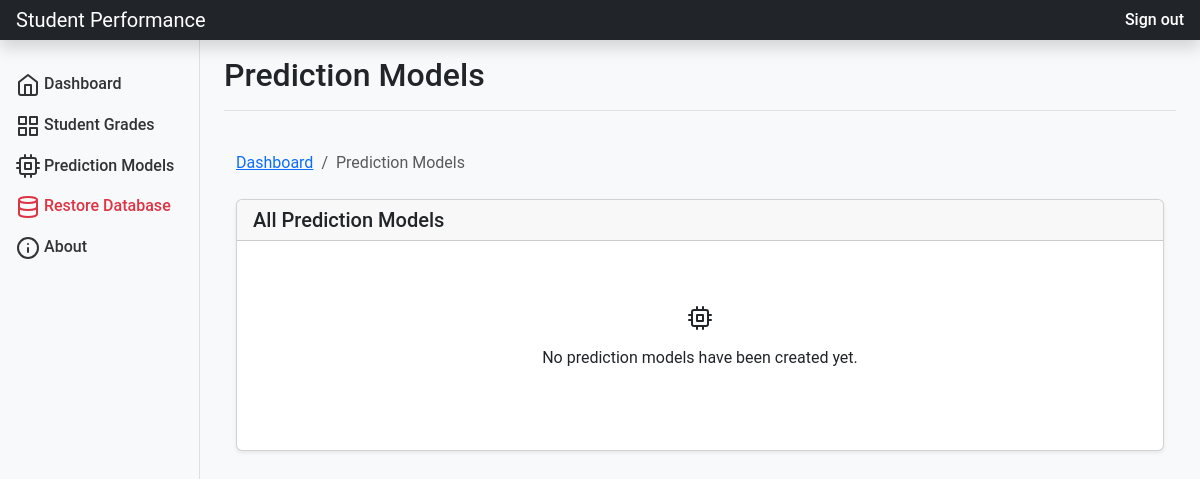
The page /prediction/models/ (signed in) on the database as committed earlier.
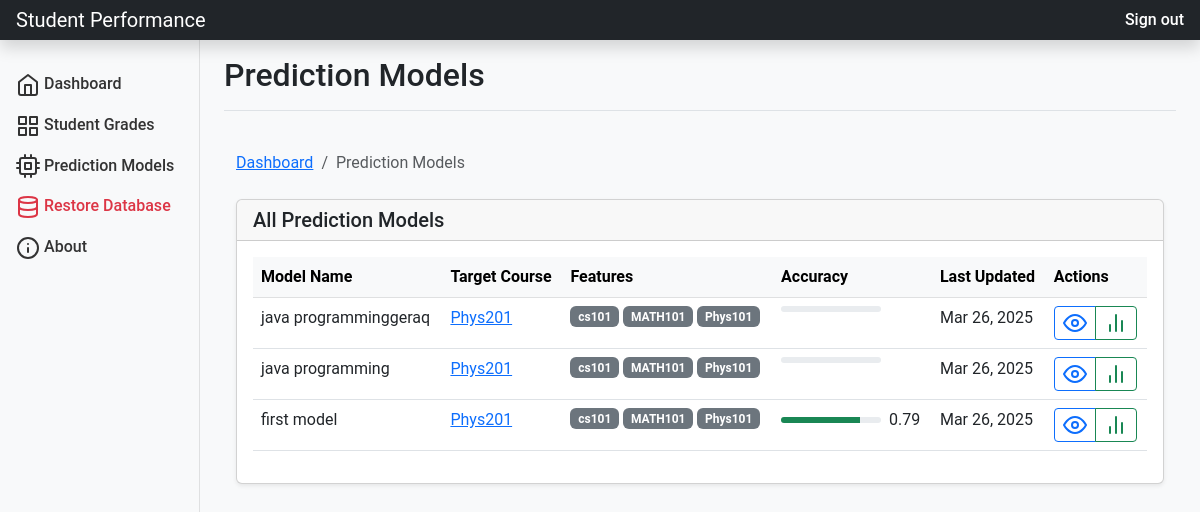
The same page on the database as committed later.
### performance_app/prediction_models.py (models this page shows, shortened)
class EnhancedPredictionModel(models.Model):
    name = models.CharField(max_length=255)
    description = models.TextField(blank=True)
    created_at = models.DateTimeField(auto_now_add=True)
    updated_at = models.DateTimeField(auto_now=True)
    creator = models.ForeignKey(User, on_delete=models.CASCADE)
    target_course = models.ForeignKey(Course, on_delete=models.CASCADE, related_name='target_for_models')
    algorithm = models.CharField(max_length=50, default='GradientBoosting')
    train_test_split = models.FloatField(default=0.2)  # 20% test data by default
    r_squared = models.FloatField(null=True, blank=True)
    rmse = models.FloatField(null=True, blank=True)
    mae = models.FloatField(null=True, blank=True)
    mape = models.FloatField(null=True, blank=True)
    model_file = models.FileField(upload_to='prediction_models/', null=True, blank=True)
    class Meta:
        ordering = ['-created_at']

class ModelFeature(models.Model):
    model = models.ForeignKey(EnhancedPredictionModel, on_delete=models.CASCADE, related_name='features')
    course = models.ForeignKey(Course, on_delete=models.CASCADE)
    importance = models.FloatField(null=True, blank=True)  # Will be populated after training
    class Meta:
        unique_together = ('model', 'course')

### performance_app/models.py (models this page shows, shortened)
class Course(models.Model):
    name = models.CharField(max_length=255)
    code = models.CharField(max_length=20, unique=True)
    level = models.PositiveIntegerField(default=1)

### performance_app/prediction_views.py (the view)
# urls.py: path('prediction/models/', prediction_views.list_models, name='prediction_models'),
@login_required
def list_models(request):
    if not hasattr(request.user, 'teacher'):
        messages.warning(request, 'You need to be a teacher to access this page.')
        return redirect('dashboard')
    models = EnhancedPredictionModel.objects.select_related('target_course').prefetch_related('features__course').all()
    context = {
        'models': models,
    }
    return render(request, 'prediction/models_list.html', context)

### performance_app/templates/prediction/models_list.html (shortened to what this page needs)
{% extends 'base.html' %}
{% load mathfilters %}
{% block page_title %}Prediction Models{% endblock %}
{% block content %}
<div class="container-fluid py-4">
    <nav aria-label="breadcrumb" class="mb-4">
        <ol class="breadcrumb">
            <li class="breadcrumb-item"><a href="{% url 'teacher_dashboard' %}">Dashboard</a></li>
            <li class="breadcrumb-item active">Prediction Models</li>
        </ol>
    </nav>
    <div class="row mb-4">
        <div class="col-12">
            <div class="card shadow-sm">
                <div class="card-header d-flex justify-content-between align-items-center">
                    <h5 class="card-title mb-0">All Prediction Models</h5>
                </div>
                <div class="card-body">
                    {% if models %}
                        <div class="table-responsive">
                            <table class="table table-hover">
                                <thead class="table-light">
                                    <tr>
                                        <th>Model Name</th>
                                        <th>Target Course</th>
                                        <th>Features</th>
                                        <th>Accuracy</th>
                                        <th>Last Updated</th>
                                        <th>Actions</th>
                                    </tr>
                                </thead>
                                <tbody>
                                    {% for model in models %}
                                        <tr>
                                            <td>{{ model.name }}</td>
                                            <td>
                                                <a href="{% url 'course_detail' model.target_course.id %}">
                                                    {{ model.target_course.name }}
                                                </a>
                                            </td>
                                            <td>
                                                <div class="d-flex flex-wrap gap-1">
                                                    {% for feature in model.features.all %}
                                                        <span class="badge bg-secondary">
                                                            {{ feature.course.code }}
                                                        </span>
                                                    {% endfor %}
                                                </div>
                                            </td>
                                            <td>
                                                <div class="d-flex align-items-center">
                                                    {% if model.r_squared < 0.5 %}
                                                        <span class="badge bg-danger">Unusable</span>
                                                    {% else %}
                                                        <div class="progress me-2" style="width: 100px; height: 6px;">
                                                            <div class="progress-bar {% if model.r_squared >= 0.7 %}bg-success{% elif model.r_squared >= 0.5 %}bg-warning{% endif %}"
                                                                role="progressbar"
                                                                style="width: {% widthratio model.r_squared 1 100 %}%"
                                                                aria-valuenow="{% widthratio model.r_squared 1 100 %}"
                                                                aria-valuemin="0"
                                                                aria-valuemax="100">
                                                            </div>
                                                        </div>
                                                        <span>{{ model.r_squared|floatformat:2 }}</span>
                                                    {% endif %}
                                                </div>
                                            </td>
                                            <td>{{ model.updated_at|date:"M d, Y" }}</td>
                                            <td>
                                                <div class="btn-group" role="group">
                                                    <a href="{% url 'model_detail' model.id %}" class="btn btn-sm btn-outline-primary">
                                                        <i data-feather="eye"></i>
                                                    </a>
                                                    <a href="{% url 'predict_form' model.id %}" class="btn btn-sm btn-outline-success">
                                                        <i data-feather="bar-chart-2"></i>
                                                    </a>
                                                </div>
                                            </td>
                                        </tr>
                                    {% endfor %}
                                </tbody>
                            </table>
                        </div>
                    {% else %}
                        <div class="text-center py-5">
                            <i data-feather="cpu" class="empty-models-icon"></i>
                            <p class="mt-3">No prediction models have been created yet.</p>
                        </div>
                    {% endif %}
                </div>
            </div>
        </div>
    </div>
</div>
{% endblock %}

### performance_app/templates/base.html (shortened to what this page needs)
<!DOCTYPE html>
<html lang="en">
<head>
    <link href="https://cdn.jsdelivr.net/npm/bootstrap@5.3.0-alpha1/dist/css/bootstrap.min.css" rel="stylesheet">
    <link href="https://cdn.jsdelivr.net/npm/select2@4.1.0-rc.0/dist/css/select2.min.css" rel="stylesheet" />
    {% load static %}
    <link href="{% static 'css/styles.css' %}" rel="stylesheet">
</head>
<body>
    <header class="navbar navbar-dark sticky-top bg-dark flex-md-nowrap p-0 shadow">
        <a class="navbar-brand col-md-3 col-lg-2 me-0 px-3" href="{% url 'home' %}">Student Performance</a>
        <div class="navbar-nav">
            <div class="nav-item text-nowrap">
                {% if user.is_authenticated %}
                    <a class="nav-link px-3 text-white" href="{% url 'logout' %}">Sign out</a>
                {% else %}
                    <a class="nav-link px-3" href="{% url 'login' %}">Sign in</a>
                {% endif %}
            </div>
        </div>
    </header>
    <div class="container-fluid">
        <div class="row">
            {% if user.is_authenticated %}
            <nav id="sidebarMenu" class="col-md-3 col-lg-2 d-md-block bg-light sidebar collapse">
                <div class="position-sticky pt-3">
                    <ul class="nav flex-column">
                        {% if user.teacher %}
                        <li class="nav-item">
                            <a class="nav-link" href="{% url 'teacher_dashboard' %}">
                                <span data-feather="home"></span>
                                Dashboard
                            </a>
                        </li>
                        <li class="nav-item">
                            <a class="nav-link" href="{% url 'student_grades' %}">
                                <span data-feather="grid"></span>
                                Student Grades
                            </a>
                        </li>
                        <li class="nav-item">
                            <a class="nav-link" href="{% url 'prediction_models' %}">
                                <span data-feather="cpu"></span>
                                Prediction Models
                            </a>
                        </li>
                        {% endif %}
                        {% if user.teacher %}
                        <li class="nav-item">
                            <a class="nav-link text-danger" href="#" data-bs-toggle="modal" data-bs-target="#restoreDatabaseModal">
                                <span data-feather="database"></span>
                                Restore Database
                            </a>
                        </li>
                        {% endif %}
                        <li class="nav-item">
                            <a class="nav-link" href="{% url 'about' %}">
                                <span data-feather="info"></span>
                                About
                            </a>
                        </li>
                    </ul>
                </div>
            </nav>
            {% endif %}
            <main class="{% if user.is_authenticated %}col-md-9 ms-sm-auto col-lg-10 px-md-4{% endif %}">
                <div class="d-flex justify-content-between flex-wrap flex-md-nowrap align-items-center pt-3 pb-2 mb-3 border-bottom">
                    <h1 class="h2">{% block page_title %}Dashboard{% endblock %}</h1>
                </div>
                {% block content %}{% endblock %}
            </main>
        </div>
    </div>
    {% load static %}
</body>
</html>

### performance_app/static/css/styles.css (style rules this page uses)
body { font-family: 'Roboto', sans-serif; background-color: #f8f9fa; }
.sidebar { position: fixed; top: 0; bottom: 0; left: 0; z-index: 100; padding: 48px 0 0; box-shadow: inset -1px 0 0 rgba(0, 0, 0, .1); }
.nav-link { font-weight: 500; color: #333; }
.progress { height: 20px; margin-bottom: 0; border-radius: 4px; }
.progress-bar { font-weight: 500; font-size: 0.75rem; display: flex; align-items: center; justify-content: center; text-shadow: 0 0 2px rgba(0, 0, 0, 0.5); transition: width 0.6s ease; }

Rows that differ between the two databases and show on the page:
added EnhancedPredictionModel: name "java programminggeraq", target_course.name "Phys201", updated_at "Mar 26, 2025"
added ModelFeature: course.code "cs101", shown under "java programminggeraq"
added ModelFeature: course.code "MATH101", shown under "java programminggeraq"
added ModelFeature: course.code "Phys101", shown under "java programminggeraq"
added EnhancedPredictionModel: name "java programming", target_course.name "Phys201", updated_at "Mar 26, 2025"
added ModelFeature: course.code "cs101", shown under "java programming"
added ModelFeature: course.code "MATH101", shown under "java programming"
added ModelFeature: course.code "Phys101", shown under "java programming"
added EnhancedPredictionModel: name "first model", target_course.name "Phys201", r_squared "0.79", updated_at "Mar 26, 2025"
added ModelFeature: course.code "cs101", shown under "first model"
added ModelFeature: course.code "MATH101", shown under "first model"
added ModelFeature: course.code "Phys101", shown under "first model"
Other text that changed with them:
text no longer shown: "No prediction models have been created yet."
text now shown: "Model Name Target Course Features Accuracy Last Updated Actions"
